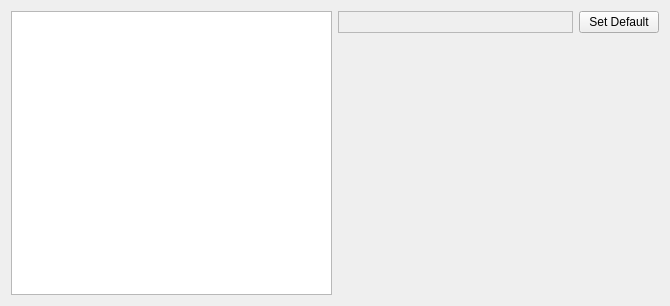
<?xml version="1.0" encoding="UTF-8"?>
<ui version="4.0">
 <class>ColorSchemePrefWidget</class>
 <widget class="QWidget" name="ColorSchemePrefWidget">
  <property name="geometry">
   <rect>
    <x>0</x>
    <y>0</y>
    <width>670</width>
    <height>306</height>
   </rect>
  </property>
  <property name="windowTitle">
   <string>Form</string>
  </property>
  <layout class="QVBoxLayout" name="verticalLayout_2">
   <item>
    <layout class="QHBoxLayout" name="horizontalLayout_3">
     <item>
      <widget class="PreferencesListView" name="preferencesListView"/>
     </item>
     <item>
      <layout class="QVBoxLayout" name="verticalLayout">
       <item>
        <layout class="QHBoxLayout" name="horizontalLayout_2">
         <item>
          <widget class="ColorViewButton" name="colorViewButton">
           <property name="sizePolicy">
            <sizepolicy hsizetype="MinimumExpanding" vsizetype="Preferred">
             <horstretch>0</horstretch>
             <verstretch>0</verstretch>
            </sizepolicy>
           </property>
           <property name="frameShape">
            <enum>QFrame::StyledPanel</enum>
           </property>
           <property name="frameShadow">
            <enum>QFrame::Raised</enum>
           </property>
          </widget>
         </item>
         <item>
          <widget class="QPushButton" name="setDefFore">
           <property name="sizePolicy">
            <sizepolicy hsizetype="Maximum" vsizetype="Fixed">
             <horstretch>0</horstretch>
             <verstretch>0</verstretch>
            </sizepolicy>
           </property>
           <property name="text">
            <string>Set Default</string>
           </property>
          </widget>
         </item>
        </layout>
       </item>
       <item>
        <widget class="QLabel" name="infoBoard">
         <property name="text">
          <string/>
         </property>
         <property name="wordWrap">
          <bool>true</bool>
         </property>
        </widget>
       </item>
       <item>
        <spacer name="verticalSpacer">
         <property name="orientation">
          <enum>Qt::Vertical</enum>
         </property>
         <property name="sizeHint" stdset="0">
          <size>
           <width>20</width>
           <height>40</height>
          </size>
         </property>
        </spacer>
       </item>
      </layout>
     </item>
    </layout>
   </item>
  </layout>
 </widget>
 <customwidgets>
  <customwidget>
   <class>PreferencesListView</class>
   <extends>QListView</extends>
   <header>widgets/ColorSchemePrefWidget.h</header>
  </customwidget>
  <customwidget>
   <class>ColorViewButton</class>
   <extends>QFrame</extends>
   <header>widgets/ColorSchemePrefWidget.h</header>
   <container>1</container>
  </customwidget>
 </customwidgets>
 <resources/>
 <connections/>
</ui>
